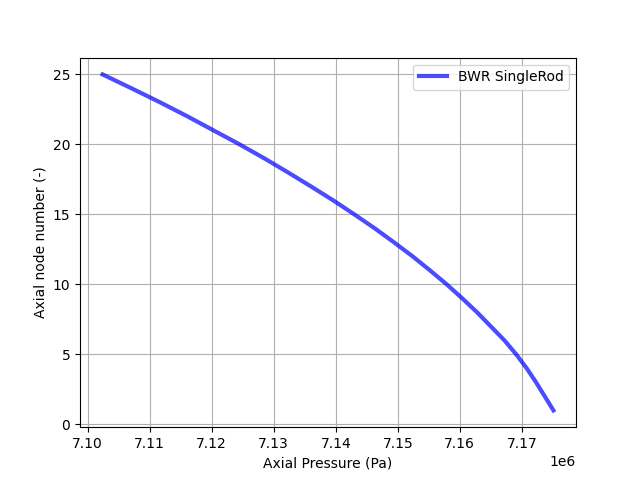

Recreate this plot in Python.
import numpy as np
import matplotlib.pyplot as plt

# read files and assign x and y axis values
y, x =np.loadtxt('SingleRod_pressure_axial.txt', delimiter='*', unpack=True)
# y2, x2 =np.loadtxt('Axial_Tcoolant.txt', delimiter='*', unpack=True)


# plotting
plt.plot(x,y, label='BWR SingleRod',color='b', alpha=0.7, linewidth=3)
# plt.plot(x2,y2, label='PWR FA', color='r', linestyle='dashed', linewidth=3)
plt.xlabel('Axial Pressure (Pa)')
plt.ylabel('Axial node number (-)')

plt.legend()
plt.grid()
plt.show()
